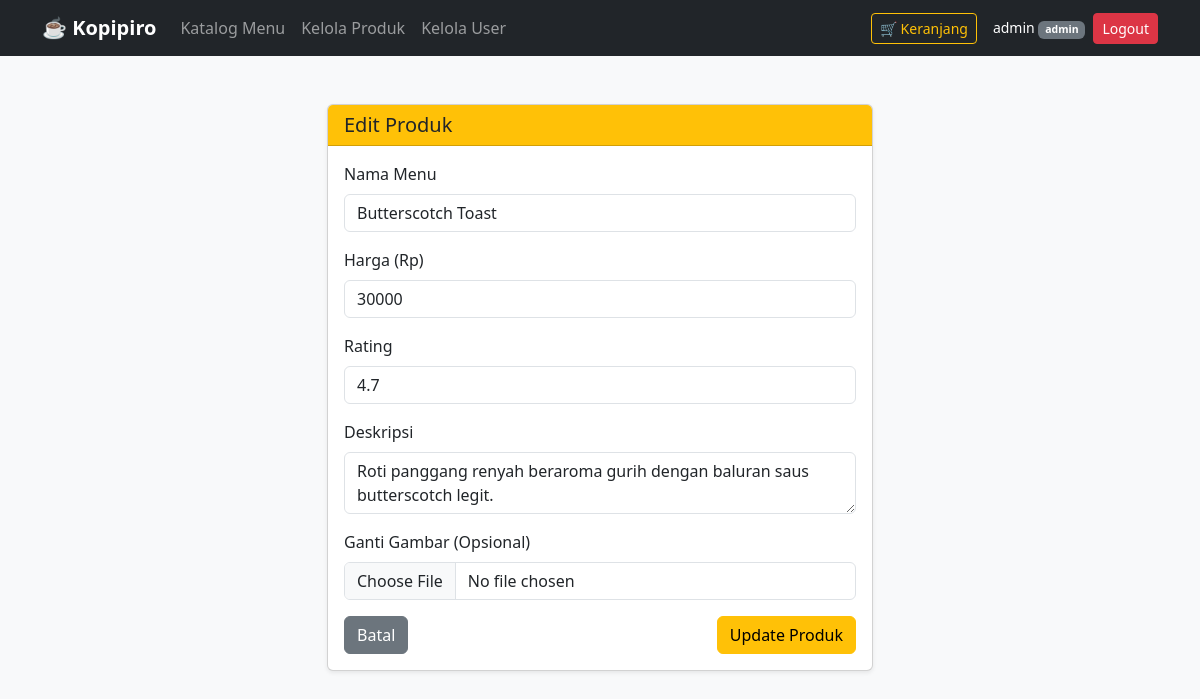
Before: /product_edit.php?id=4 (signed in) with the older database file.
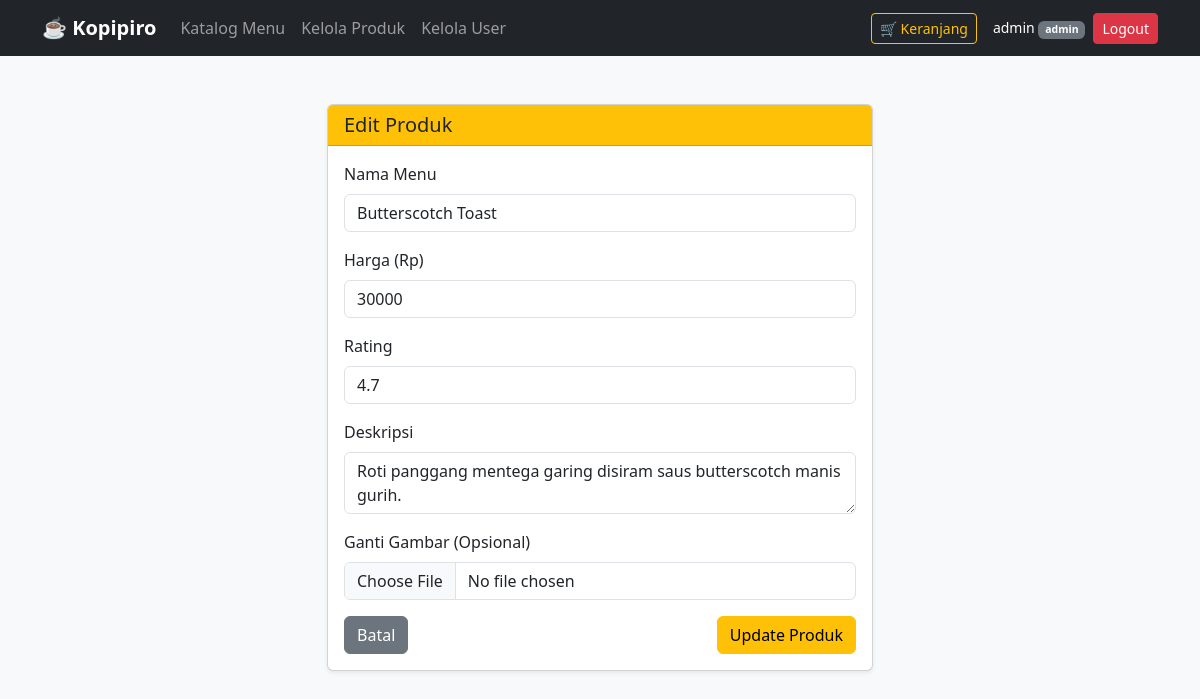
After: the same page with the newer database file.
### tables this page shows
CREATE TABLE `product` (
  `id` int(11) NOT NULL AUTO_INCREMENT PRIMARY KEY,
  `name` varchar(100) NOT NULL UNIQUE,
  `description` text DEFAULT NULL,
  `rating` decimal(2,1) DEFAULT 4.8,
  `price` int(11) NOT NULL,
  `url_image` varchar(255) NOT NULL
);

### product_edit.php (the view, shortened to what this page needs)
<?php
include 'config.php';
$id = intval($_GET['id']);
$stmt = mysqli_prepare($conn, "SELECT * FROM product WHERE id = ?");
mysqli_stmt_bind_param($stmt, "i", $id);
mysqli_stmt_execute($stmt);
$p = mysqli_fetch_assoc(mysqli_stmt_get_result($stmt));
?>
<!DOCTYPE html>
<html lang="id">
<head>
    <link href="https://cdn.jsdelivr.net/npm/bootstrap@5.3.0/dist/css/bootstrap.min.css" rel="stylesheet">
</head>
<body class="bg-light">
    <?php include 'navbar.php'; ?>
    <div class="container mt-5">
        <div class="row justify-content-center">
            <div class="col-md-6">
                <div class="card shadow-sm">
                    <div class="card-header bg-warning text-dark">
                        <h5 class="mb-0">Edit Produk</h5>
                    </div>
                    <div class="card-body">
                        <form method="POST" enctype="multipart/form-data">
                            <div class="mb-3">
                                <label class="form-label">Nama Menu</label>
                                <input type="text" name="name" class="form-control" value="<?= htmlspecialchars($p['name']) ?>" required>
                            </div>
                            <div class="mb-3">
                                <label class="form-label">Harga (Rp)</label>
                                <input type="number" name="price" class="form-control" value="<?= $p['price'] ?>" required>
                            </div>
                            <div class="mb-3">
                                <label class="form-label">Rating</label>
                                <input type="number" step="0.1" max="5" name="rating" class="form-control" value="<?= $p['rating'] ?>">
                            </div>
                            <div class="mb-3">
                                <label class="form-label">Deskripsi</label>
                                <textarea name="description" class="form-control" rows="2"><?= htmlspecialchars($p['description']) ?></textarea>
                            </div>
                            <div class="mb-3">
                                <label class="form-label">Ganti Gambar (Opsional)</label>
                                <input type="file" name="image" class="form-control">
                            </div>
                            <div class="d-flex justify-content-between">
                                <a href="products.php" class="btn btn-secondary">Batal</a>
                                <button type="submit" name="update" class="btn btn-warning">Update Produk</button>
                            </div>
                        </form>
                    </div>
                </div>
            </div>
        </div>
    </div>
</body>
</html>

Changed rows visible on the page:
changed product "Butterscotch Toast": description "Roti panggang renyah beraroma gurih dengan baluran saus butterscotch legit." → "Roti panggang mentega garing disiram saus butterscotch manis gurih."
